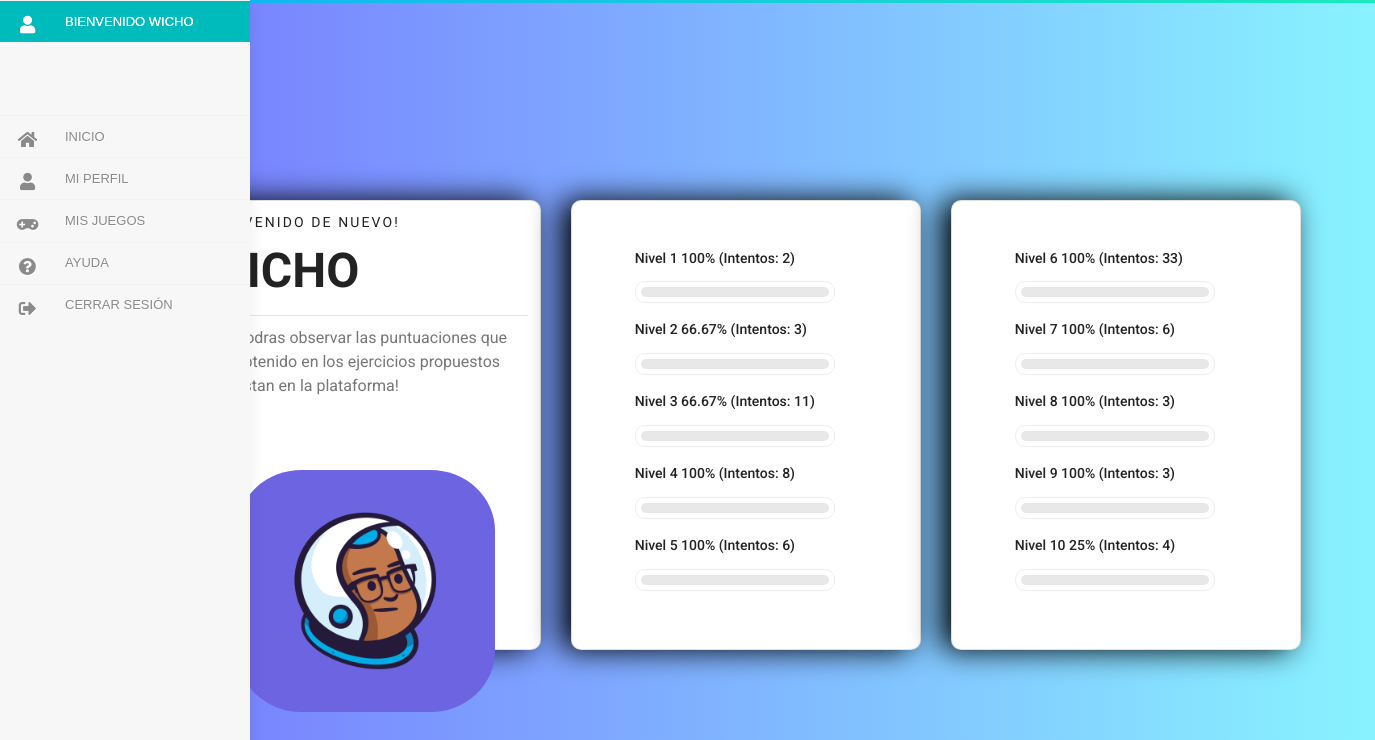
The app's page /Sistema/vistas/perfil.php (signed in) with its own data.
### tables this page shows
CREATE TABLE IF NOT EXISTS `juego` (
  `idJuego` int(11) NOT NULL AUTO_INCREMENT,
  `nombre` varchar(45) DEFAULT NULL,
  `ejercicios` int(11) NOT NULL,
  PRIMARY KEY (`idJuego`),
  UNIQUE KEY `idJuego_UNIQUE` (`idJuego`)
);

CREATE TABLE IF NOT EXISTS `juego_x_usuario` (
  `id` int(11) NOT NULL AUTO_INCREMENT,
  `id_usuario` int(11) NOT NULL,
  `id_juego` int(11) NOT NULL,
  `intentos` int(11) NOT NULL,
  `fallos` int(11) NOT NULL,
  `aciertos` int(11) NOT NULL,
  `finalizado` varchar(2) NOT NULL,
  `acceso` varchar(64) NOT NULL,
  PRIMARY KEY (`id`),
  KEY `id_usuario` (`id_usuario`),
  KEY `id_juego` (`id_juego`)
);

### Sistema/includes/user_session.php (called while the page is built, shortened)
<?php
class UserSession{
    public function getCurrentUser(){
        return $_SESSION['user'];
    }
}
?>

### Sistema/includes/db.php (called while the page is built)
<?php
class DB{
    private $host;
    private $db;
    private $user;
    private $password;
    private $charset;
    public function __construct(){
        $this->host     = 'localhost';
        $this->db       = 'sistema_juego';
        $this->user     = 'root';
        $this->password = "";
        $this->charset  = 'utf8mb4';
    }
    function connect(){
        try{
            $connection = "mysql:host=" . $this->host . ";dbname=" . $this->db . ";charset=" . $this->charset;
            $options = [
                PDO::ATTR_ERRMODE            => PDO::ERRMODE_EXCEPTION,
                PDO::ATTR_EMULATE_PREPARES   => false,
            ];
            $pdo = new PDO($connection, $this->user, $this->password, $options);
            return $pdo;
        }catch(PDOException $e){
            print_r('Error connection: ' . $e->getMessage());
        }
    }
}
?>

### Sistema/modelos/niveles.php (called while the page is built, shortened)
<?php
class Niveles extends DB{
    public function getNiveles($usuario){
     if ($this->connect())
 {
      $sql = "SELECT juego_x_usuario.*, juego.* FROM juego_x_usuario INNER JOIN juego on juego_x_usuario.id_juego = juego.idJuego where id_usuario = (Select id_usuario from usuario where usuario = '$usuario')";
      $stmt = $this->connect()->prepare($sql);
      $stmt->execute();
     return $res = $stmt->fetchAll();
        } else {
            echo "Hubo un problema con la conexión";
        }
    }
}
?>

### Sistema/vistas/perfil.php (the view, shortened to what this page needs)
<!DOCTYPE html>
<html class="menu">
<html>
<head>
    <link rel="stylesheet" href="../rsc/css/Bootstrap.min.css" />
    <link href="../rsc/css/all.css" rel="stylesheet" />
    <link rel="stylesheet" type="text/css" href="../rsc/css/tema_principal.css">
    <link rel="stylesheet" type="text/css" href="../rsc/css/style.css">
    <link rel="stylesheet" type="text/css" href="../rsc/fontawesome/css/all.css" rel="stylesheet">
    <link rel="stylesheet" href="../rsc/css/style_profile.css">
    <link rel="stylesheet" href="../rsc/css/responsive_profile.css">
</head>
<body style="background-image: -webkit-linear-gradient(0deg, #766dff 0%, #88f3ff 100%);    height: 100vh;
">
    <?php
  include_once(MODELOS . "niveles.php");
  $niveles = new Niveles();
  $userSession = new UserSession();
  $niveles_juego = $niveles->getNiveles($userSession->getCurrentUser());
  include("assets/menu_lateral.php");
  ?>
    <div class="cuerpo">
        <div class="row" style="position: absolute;
    top: 25%;
    left: 15%;
    width:100%">
            <div class="col-xs-1-12">
                <div class="card" style="background:white">
                    <div class="card-body">
                        <div class="">
                            <div class="personal_text">
                                <h6>Bienvenido de nuevo!</h6>
                                <h3><?= $userSession->getCurrentUser(); ?></h3>
                                <hr>
                                <p>Aca podras observar las puntuaciones que has obtenido en los ejercicios
                                    propuestos que estan en la plataforma!<p>
                                        <div style="padding:10%">
                                            <img src="../rsc/img/usericons.gif" alt="" style="border-radius:25%">
                                        </div>
                            </div>
                        </div>
                    </div>
                </div>
            </div>
            <?php
            $html1=' <div class="col-xs-1-12 ml-5" style="" >
            <div class="card " style="background:white">
                <div class="card-body">
                    <div class="" style="padding-top:5%;padding-left:50px;width:250px">
                        <div class="tools_expert">
                            <div class="skill_main">';
             $html2=' <div class="col-xs-1-12 ml-5" style="width:25%;" >
                            <div class="card " style="background:white">
                                <div class="card-body">
                                    <div class="" style="padding-top:5%;padding-left:50px;width:250px">
                                        <div class="tools_expert">
                                            <div class="skill_main">';
                                            $i=0;
            foreach ($niveles_juego as $nivel) {
                $barra_porcentaje = (((($niveles_juego[$i]['aciertos']) * 100) / $niveles_juego[$i]['ejercicios']) * 100) / 100;
                if($i<5){
                $html1.='
                                    <div class="skill_item">
                                        <h4>'.$niveles_juego[$i]['nombre'].' <span class="counter">'.round($barra_porcentaje,2).'% (Intentos: '.$niveles_juego[$i]['intentos'].')</span></h4>
                                        <div class="progress_br">
                                            <div class="progress">
                                                <div class="progress-bar" role="progressbar" aria-valuenow="'.$barra_porcentaje.'"
                                                    aria-valuemin="0" aria-valuemax="100">
                                                </div>
                                            </div>
                                        </div>
                                    </div>
                ';
                }
                else{
                    $html2.= '
                                        <div class="skill_item">
                                            <h4>'.$niveles_juego[$i]['nombre'].' <span class="counter">'.round($barra_porcentaje,2).'% (Intentos: '.round($niveles_juego[$i]['intentos'],2).')</span></h4>
                                            <div class="progress_br">
                                                <div class="progress">
                                                    <div class="progress-bar" role="progressbar" aria-valuenow="'.$barra_porcentaje.'"
                                                        aria-valuemin="0" aria-valuemax="100">
                                                    </div>
                                                </div>
                                            </div>
                                        </div>
                    ';
                }
                $i++;
            }
            $html1.='
            </div>
        </div>
    </div>
</div>
</div>
</div>  ';$html2.='
</div>
</div>
</div>
</div>
</div>
</div>  ';
echo $html1;
echo $html2;
            ?>
        </div>
    </div>
</body>
</html>

### Sistema/vistas/assets/menu_lateral.php (shortened to what this page needs)
<nav class="main-menu">
    <div>
        <ul>
            <li>
                <a href="" class="link_header">
                    <i class="fa fa-user fa-lg"></i>
                </a>
            </li>
        </ul>
    </div>
    <div class="settings"></div>
    <div class="scrollbar" id="style-1">
        <ul>
            <li>
                <a href="home.php">
                    <i class="fa fa-home fa-lg"></i>
                </a>
            </li>
            <li>
                <a href="perfil.php">
                    <i class="fa fa-user fa-lg"></i>
                </a>
            </li>
            <li>
                <a href="puntajes.php">
                <i class="fa fa-gamepad fa-lg"></i>
                </a>
            </li>
        </ul>
        <li>
            <a href="ayuda.php">
                <i class="fa fa-question-circle fa-lg"></i>
            </a>
        </li>
        <ul class="logout">
            <li>
                <a href="assets/logout.php">
                <i class="fa fa-sign-out-alt fa-lg"></i>
                </a>
            </li>
        </ul>
</nav>

### Sistema/rsc/css/tema_principal.css (style rules this page uses)
body { margin: 0px; padding: 0px; font-family: "Open Sans", arial; background: url('https://static.tumblr.com/94eb957a00fd03c0c2f7d26decd71578/u1rhacw/osAmyyh1q/tumblr_static_tumblr_static_gaussian_blur_gradient_desktop_1680x943_wallpaper-393751.jpg'); color: #fff; font-weight: 300; background-repeat: no-repeat; background-size: 100%; }
.settings { height: 73px; float: left; background: url(https://s3.postimg.org/bqfooag4z/startific.jpg); background-repeat: no-repeat; width: 250px; margin: 0px; text-align: center; font-size: 20px; font-family: 'Strait', sans-serif; }
.scrollbar { height: 90%; width: 100%; overflow-y: hidden; overflow-x: hidden; }
.fa-lg { font-size: 1em; }
.fa { position: relative; display: table-cell; width: 55px; height: 36px; text-align: center; top: 12px; font-size: 20px; }
.cuerpo { margin-left: 55px; }
.main-menu { Z-INDEX: 99; background: #F7F7F7; position: absolute; top: 0; bottom: 0; height: 100%; left: 0; width: 55px; overflow: hidden; -webkit-transition: width .2s linear; transition: width .2s linear; -webkit-transform: translateZ(0) scale(1, 1); box-shadow: 1px 0 15px rgba(0, 0, 0, 0.07); opacity: 1; }
.main-menu li { position: relative; display: block; width: 250px; }
.link_header { color: #fff!important; background-color: #00bbbb; }
.main-menu li>a { position: relative; width: 255px; display: table; border-collapse: collapse; border-spacing: 0; color: #8a8a8a; font-size: 13px; text-decoration: none; -webkit-transform: translateZ(0) scale(1, 1); -webkit-transition: all .14s linear; transition: all .14s linear; font-family: 'Strait', sans-serif; border-top: 1px solid #f2f2f2; text-shadow: 1px 1px 1px #fff; }
nav { -webkit-user-select: none; -moz-user-select: none; -ms-user-select: none; -o-user-select: none; user-select: none; }
nav ul, nav li { outline: 0; margin: 0; padding: 0; text-transform: uppercase; }
@media screen and (min-width: 768px) { html { font-size: 62.5%; } }
body { font-family: -apple-system, BlinkMacSystemFont, Segoe UI, Roboto, Open Sans, Ubuntu, Fira Sans, Helvetica Neue, sans-serif; font-size: 1.6rem; color: #222; background-color: #512da8; margin: 0; -webkit-overflow-scrolling: touch; overflow-y: scroll; }
p { margin: 0; line-height: 1.5; }
p:not(:last-child) { margin-bottom: 1.5rem; }
img { display :block; max-width: 100%; }
a { text-decoration: none; }
body { background-color: #100e17; font-family: 'Open Sans', sans-serif; }
.card { display: flex; height: 450px; width: 350px; background-color: #17141d; border-radius: 10px; box-shadow: -1rem 0 3rem #000; transition: 0.4s ease-out; position: relative; left: 0px; }
* { box-sizing: border-box; }
::placeholder { color: #cbd0d5; }
html::after { content: ''; background: linear-gradient(21deg, #10abff, #1beabd); height: 3px; width: 100%; position: absolute; left: 0; top: 0; }

### Sistema/rsc/css/style_profile.css (style rules this page uses)
a { text-decoration: none; transition: all 0.3s ease-in-out; }
body { line-height: 26px; font-size: 16px; font-family: "Roboto", sans-serif; font-weight: normal; color: #777777; }
h1, h2, h3, h4, h5, h6 { font-family: "Heebo", sans-serif; font-weight: bold; }
h3 { font-size: 24px; }
h4 { font-size: 18px; }
h6 { font-size: 14px; }
.tools_expert { padding: 20px 0px 0px 0px; }
.tools_expert .skill_main .skill_item { margin-bottom: 18px; }
.tools_expert .skill_main .skill_item:last-child { margin-bottom: 0px; }
.tools_expert .skill_main .skill_item h4 { text-align: none; font-size: 14px; font-family: "Roboto", sans-serif; font-weight: 500; color: #222222; margin-bottom: 15px; }
.tools_expert .skill_main .skill_item .progress_br { border: 1px solid #eeeeee; padding: 5px; border-radius: 10px; }
.tools_expert .skill_main .skill_item .progress { height: 10px; border-radius: 10px; background: #e8e8e8; }
.personal_text h6 { font-size: 14px; font-family: "Roboto", sans-serif; text-transform: uppercase; letter-spacing: 2.1px; font-weight: normal; margin-bottom: 12px; color: #222222; }
.personal_text h3 { font-size: 48px; text-transform: uppercase; margin-bottom: 15px; color: #222222; }
.personal_text p { font-family: "Roboto", sans-serif; max-width: 540px; color: #777777; margin-bottom: 40px; }

### records on screen
juego: nombre "Nivel 1"
juego_x_usuario: aciertos.ejercicios "100", intentos "2"
juego: nombre "Nivel 2"
juego_x_usuario: aciertos.ejercicios "66.67", intentos "3"
juego: nombre "Nivel 3"
juego_x_usuario: aciertos.ejercicios "66.67", intentos "11"
juego: nombre "Nivel 4"
juego_x_usuario: aciertos.ejercicios "100", intentos "8"
juego: nombre "Nivel 5"
juego_x_usuario: aciertos.ejercicios "100", intentos "6"
juego: nombre "Nivel 6"
juego_x_usuario: aciertos.ejercicios "100", intentos "33"
juego: nombre "Nivel 7"
juego_x_usuario: aciertos.ejercicios "100", intentos "6"
juego: nombre "Nivel 8"
juego_x_usuario: aciertos.ejercicios "100", intentos "3"
juego: nombre "Nivel 9"
juego_x_usuario: aciertos.ejercicios "100", intentos "3"
juego: nombre "Nivel 10"
juego_x_usuario: aciertos.ejercicios "25", intentos "4"

### other values on screen
$userSession->getCurrentUser() "WICHO"
